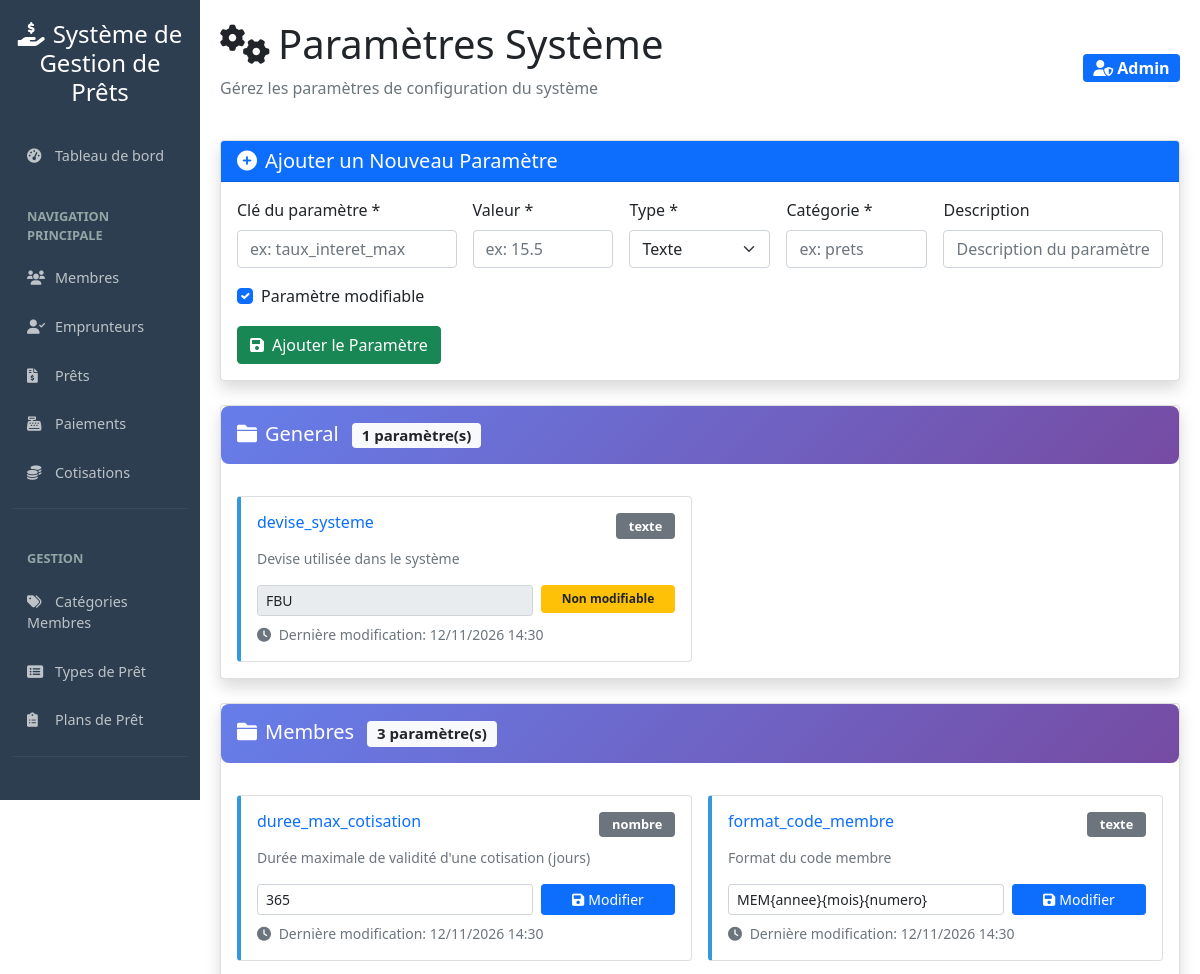
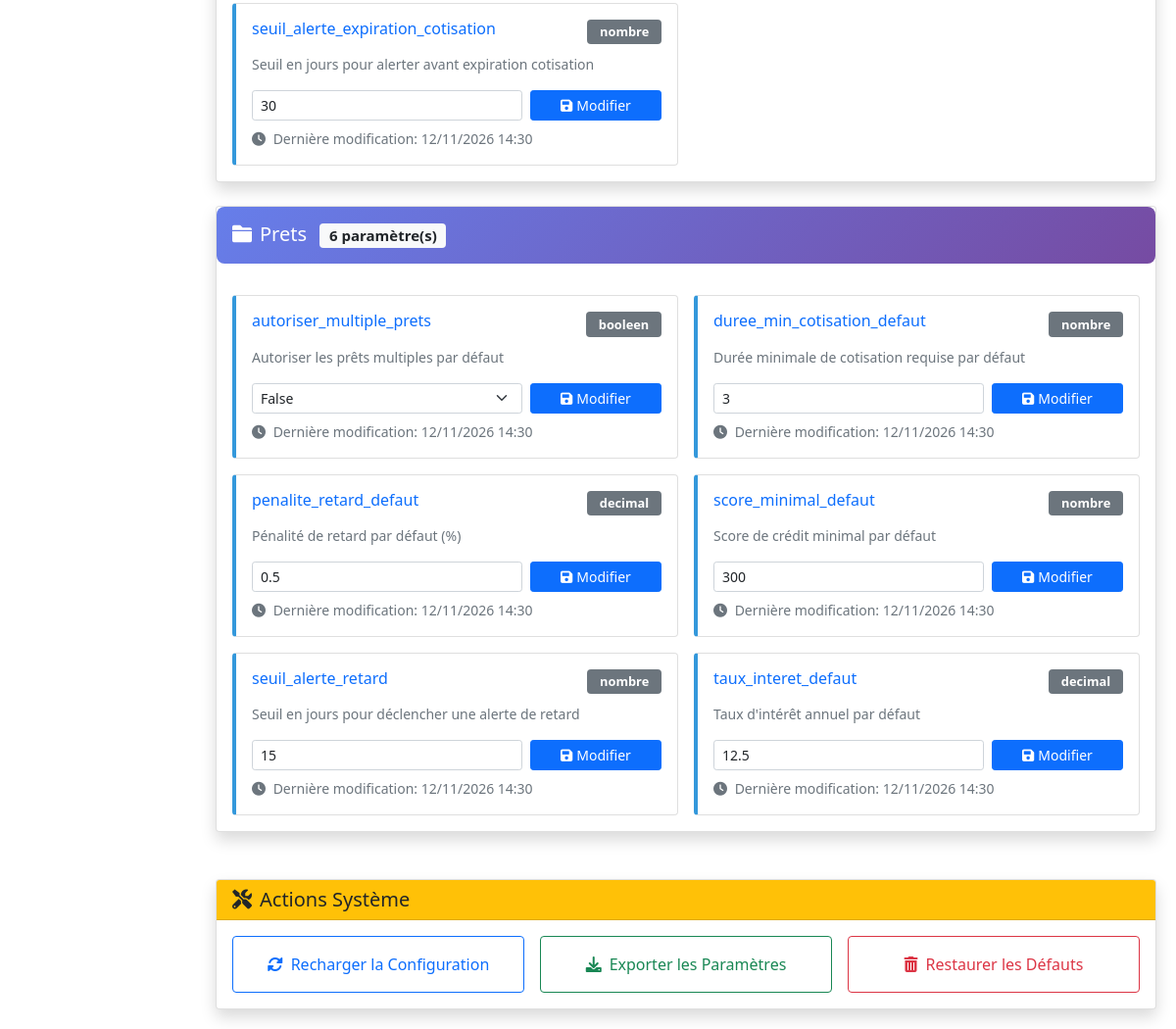
The app's page /parametres.php (signed in) with its own data (2 pictures, top to bottom).
### tables this page shows
CREATE TABLE parametres_systeme (
    id INT PRIMARY KEY AUTO_INCREMENT,
    cle VARCHAR(100) UNIQUE NOT NULL,
    valeur TEXT NOT NULL,
    type_valeur ENUM('texte', 'nombre', 'decimal', 'booleen', 'json') DEFAULT 'texte',
    description TEXT,
    modifiable BOOLEAN DEFAULT TRUE,
    categorie VARCHAR(50) DEFAULT 'general',
    date_mise_a_jour DATETIME DEFAULT CURRENT_TIMESTAMP ON UPDATE CURRENT_TIMESTAMP,
    INDEX idx_cle_param (cle),
    INDEX idx_categorie_param (categorie)
) COMMENT = 'Paramètres de configuration du système';

### config_database.php (called while the page is built, shortened)
<?php
$roles = [
    'admin' => 4,
    'gestionnaire' => 3,
    'caissier' => 2,
    'analyste' => 1
];
function est_connecte() {
    return true;
}
function a_la_permission($role_requis) {
    global $roles;
    $role_actuel = $_SESSION['user_role'];
    return isset($roles[$role_actuel]) && $roles[$role_actuel] >= $roles[$role_requis];
}
function securiser($data) {
    return htmlspecialchars(trim($data ?? ''), ENT_QUOTES, 'UTF-8');
}
?>

### parametres.php (the view, shortened to what this page needs)
<?php
require_once 'config_database.php';
try {
    $stmt = $pdo->query("
        SELECT * FROM parametres_systeme
        ORDER BY categorie, cle
    ");
    $parametres = $stmt->fetchAll();
    $parametres_par_categorie = [];
    foreach ($parametres as $param) {
        $parametres_par_categorie[$param['categorie']][] = $param;
    }
} catch (PDOException $e) {
    $message_erreur = "Erreur lors du chargement des paramètres: " . $e->getMessage();
}
?>
<!DOCTYPE html>
<html lang="fr">
<head>
    <link href="https://cdn.jsdelivr.net/npm/bootstrap@5.1.3/dist/css/bootstrap.min.css" rel="stylesheet">
    <link href="https://cdnjs.cloudflare.com/ajax/libs/font-awesome/6.0.0/css/all.min.css" rel="stylesheet">
</head>
<body>
    <div class="container-fluid">
        <div class="row">
            <nav class="col-md-3 col-lg-2 d-md-block sidebar collapse">
                <div class="position-sticky">
                    <div class="text-center mb-4">
                        <h4><i class="fas fa-hand-holding-usd me-2"></i><?php echo APP_NAME; ?></h4>
                    </div>
                    <ul class="nav flex-column">
                        <li class="nav-item">
                            <a class="nav-link" href="dashboard.php">
                                <i class="fas fa-tachometer-alt"></i>Tableau de bord
                            </a>
                        </li>
                        <div class="menu-section">
                            <div class="menu-section-title">Navigation Principale</div>
                            <li class="nav-item">
                                <a class="nav-link" href="membres.php">
                                    <i class="fas fa-users"></i>Membres
                                </a>
                            </li>
                            <li class="nav-item">
                                <a class="nav-link" href="emprunteurs.php">
                                    <i class="fas fa-user-check"></i>Emprunteurs
                                </a>
                            </li>
                            <li class="nav-item">
                                <a class="nav-link" href="prets.php">
                                    <i class="fas fa-file-invoice-dollar"></i>Prêts
                                </a>
                            </li>
                            <li class="nav-item">
                                <a class="nav-link" href="paiements.php">
                                    <i class="fas fa-cash-register"></i>Paiements
                                </a>
                            </li>
                            <li class="nav-item">
                                <a class="nav-link" href="cotisations.php">
                                    <i class="fas fa-coins"></i>Cotisations
                                </a>
                            </li>
                        </div>
                        <?php if (a_la_permission('gestionnaire') || a_la_permission('admin')): ?>
                        <div class="menu-section">
                            <div class="menu-section-title">Gestion</div>
                            <li class="nav-item">
                                <a class="nav-link" href="categories_membres.php">
                                    <i class="fas fa-tags"></i>Catégories Membres
                                </a>
                            </li>
                            <li class="nav-item">
                                <a class="nav-link" href="types_pret.php">
                                    <i class="fas fa-list-alt"></i>Types de Prêt
                                </a>
                            </li>
                            <li class="nav-item">
                                <a class="nav-link" href="plans_pret.php">
                                    <i class="fas fa-clipboard-list"></i>Plans de Prêt
                                </a>
                            </li>
                        </div>
                        <?php endif; ?>
                        <?php if (a_la_permission('analyste') || a_la_permission('admin')): ?>
                        <div class="menu-section">
                            <div class="menu-section-title">Rapports</div>
                        </div>
                        <?php endif; ?>
                    </ul>
                </div>
            </nav>
            <main class="col-md-9 ms-sm-auto col-lg-10 main-content">
                <div class="d-flex justify-content-between align-items-center mb-4">
                    <div>
                        <h1><i class="fas fa-cogs me-2"></i>Paramètres Système</h1>
                        <p class="text-muted">Gérez les paramètres de configuration du système</p>
                    </div>
                    <span class="badge bg-primary fs-6">
                        <i class="fas fa-user-shield me-1"></i><?php echo ucfirst($_SESSION['user_role']); ?>
                    </span>
                </div>
                <div class="row">
                    <div class="col-12">
                        <div class="card shadow mb-4">
                            <div class="card-header bg-primary text-white">
                                <h5 class="mb-0">
                                    <i class="fas fa-plus-circle me-2"></i>Ajouter un Nouveau Paramètre
                                </h5>
                            </div>
                            <div class="card-body">
                                <form method="POST" class="row g-3">
                                    <div class="col-md-3">
                                        <label class="form-label">Clé du paramètre *</label>
                                        <input type="text" class="form-control" name="cle" required
                                               placeholder="ex: taux_interet_max">
                                    </div>
                                    <div class="col-md-2">
                                        <label class="form-label">Valeur *</label>
                                        <input type="text" class="form-control" name="valeur" required
                                               placeholder="ex: 15.5">
                                    </div>
                                    <div class="col-md-2">
                                        <label class="form-label">Type *</label>
                                        <select class="form-select" name="type_valeur" required>
                                            <option value="texte">Texte</option>
                                        </select>
                                    </div>
                                    <div class="col-md-2">
                                        <label class="form-label">Catégorie *</label>
                                        <input type="text" class="form-control" name="categorie" required
                                               placeholder="ex: prets">
                                    </div>
                                    <div class="col-md-3">
                                        <label class="form-label">Description</label>
                                        <input type="text" class="form-control" name="description"
                                               placeholder="Description du paramètre">
                                    </div>
                                    <div class="col-12">
                                        <div class="form-check">
                                            <input class="form-check-input" type="checkbox" name="modifiable" value="1" checked>
                                            <label class="form-check-label">Paramètre modifiable</label>
                                        </div>
                                    </div>
                                    <div class="col-12">
                                        <button type="submit" name="ajouter_parametre" class="btn btn-success">
                                            <i class="fas fa-save me-2"></i>Ajouter le Paramètre
                                        </button>
                                    </div>
                                </form>
                            </div>
                        </div>
                        <?php if (!empty($parametres_par_categorie)): ?>
                            <?php foreach ($parametres_par_categorie as $categorie => $params): ?>
                                <div class="card shadow mb-4">
                                    <div class="categorie-header">
                                        <h5 class="mb-0">
                                            <i class="fas fa-folder me-2"></i><?php echo ucfirst($categorie); ?>
                                            <span class="badge bg-light text-dark ms-2"><?php echo count($params); ?> paramètre(s)</span>
                                        </h5>
                                    </div>
                                    <div class="card-body">
                                        <div class="row g-3">
                                            <?php foreach ($params as $param): ?>
                                                <div class="col-lg-6">
                                                    <div class="card param-card h-100">
                                                        <div class="card-body">
                                                            <div class="d-flex justify-content-between align-items-start mb-2">
                                                                <h6 class="card-title text-primary"><?php echo securiser($param['cle']); ?></h6>
                                                                <span class="badge bg-secondary badge-categorie">
                                                                    <?php echo $param['type_valeur']; ?>
                                                                </span>
                                                            </div>
                                                            <?php if ($param['description']): ?>
                                                                <p class="card-text small text-muted mb-3">
                                                                    <?php echo securiser($param['description']); ?>
                                                                </p>
                                                            <?php endif; ?>
                                                            <form method="POST" class="row g-2">
                                                                <div class="col-8">
                                                                    <?php if ($param['type_valeur'] === 'booleen'): ?>
                                                                        <select class="form-select form-select-sm" name="valeur" <?php echo $param['modifiable'] ? '' : 'disabled'; ?>>
                                                                            <option value="false" <?php echo $param['valeur'] === 'false' ? 'selected' : ''; ?>>False</option>
                                                                        </select>
                                                                    <?php else: ?>
                                                                        <input type="text" class="form-control form-control-sm" name="valeur"
                                                                               value="<?php echo securiser($param['valeur']); ?>"
                                                                               <?php echo $param['modifiable'] ? '' : 'readonly'; ?>>
                                                                    <?php endif; ?>
                                                                </div>
                                                                <div class="col-4">
                                                                    <?php if ($param['modifiable']): ?>
                                                                        <button type="submit" name="modifier_parametre" class="btn btn-primary btn-sm w-100">
                                                                            <i class="fas fa-save me-1"></i>Modifier
                                                                        </button>
                                                                    <?php else: ?>
                                                                        <span class="badge bg-warning text-dark w-100 py-2">Non modifiable</span>
                                                                    <?php endif; ?>
                                                                </div>
                                                            </form>
                                                            <div class="mt-2 small text-muted">
                                                                <i class="fas fa-clock me-1"></i>
                                                                Dernière modification:
                                                                <?php echo $param['date_mise_a_jour'] ? date('d/m/Y H:i', strtotime($param['date_mise_a_jour'])) : 'Jamais'; ?>
                                                            </div>
                                                        </div>
                                                    </div>
                                                </div>
                                            <?php endforeach; ?>
                                        </div>
                                    </div>
                                </div>
                            <?php endforeach; ?>
                        <?php endif; ?>
                    </div>
                </div>
                <div class="row mt-4">
                    <div class="col-12">
                        <div class="card shadow">
                            <div class="card-header bg-warning text-dark">
                                <h5 class="mb-0">
                                    <i class="fas fa-tools me-2"></i>Actions Système
                                </h5>
                            </div>
                            <div class="card-body">
                                <div class="row g-3">
                                    <div class="col-md-4">
                                        <button class="btn btn-outline-primary w-100 py-3">
                                            <i class="fas fa-sync-alt me-2"></i>Recharger la Configuration
                                        </button>
                                    </div>
                                    <div class="col-md-4">
                                        <button class="btn btn-outline-success w-100 py-3">
                                            <i class="fas fa-download me-2"></i>Exporter les Paramètres
                                        </button>
                                    </div>
                                    <div class="col-md-4">
                                        <button class="btn btn-outline-danger w-100 py-3">
                                            <i class="fas fa-trash-alt me-2"></i>Restaurer les Défauts
                                        </button>
                                    </div>
                                </div>
                            </div>
                        </div>
                    </div>
                </div>
            </main>
        </div>
    </div>
</body>
</html>

### records on screen
parametres_systeme: cle "devise_systeme", type_valeur "texte", description "Devise utilisée dans le système", valeur "FBU", modifiable "Non modifiable", date_mise_a_jour "12/11/2026 14:30"
parametres_systeme: cle "duree_max_cotisation", type_valeur "nombre", description "Durée maximale de validité d'une cotisation (jours)", valeur "365", modifiable 1 (drawn), date_mise_a_jour "12/11/2026 14:30"
parametres_systeme: cle "format_code_membre", type_valeur "texte", description "Format du code membre", valeur "MEM{annee}{mois}{numero}", modifiable 1 (drawn), date_mise_a_jour "12/11/2026 14:30"
parametres_systeme: cle "seuil_alerte_expiration_cotisation", type_valeur "nombre", description "Seuil en jours pour alerter avant expiration cotisation", valeur "30", modifiable 1 (drawn), date_mise_a_jour "12/11/2026 14:30"
parametres_systeme: cle "autoriser_multiple_prets", type_valeur "booleen", description "Autoriser les prêts multiples par défaut", valeur "False", shows "Modifier", date_mise_a_jour "12/11/2026 14:30"
parametres_systeme: cle "duree_min_cotisation_defaut", type_valeur "nombre", description "Durée minimale de cotisation requise par défaut", valeur "3", modifiable 1 (drawn), date_mise_a_jour "12/11/2026 14:30"
parametres_systeme: cle "penalite_retard_defaut", type_valeur "decimal", description "Pénalité de retard par défaut (%)", valeur "0.5", modifiable 1 (drawn), date_mise_a_jour "12/11/2026 14:30"
parametres_systeme: cle "score_minimal_defaut", type_valeur "nombre", description "Score de crédit minimal par défaut", valeur "300", modifiable 1 (drawn), date_mise_a_jour "12/11/2026 14:30"
parametres_systeme: cle "seuil_alerte_retard", type_valeur "nombre", description "Seuil en jours pour déclencher une alerte de retard", valeur "15", modifiable 1 (drawn), date_mise_a_jour "12/11/2026 14:30"
parametres_systeme: cle "taux_interet_defaut", type_valeur "decimal", description "Taux d'intérêt annuel par défaut", valeur "12.5", modifiable 1 (drawn), date_mise_a_jour "12/11/2026 14:30"

### other values on screen
APP_NAME "Système de Gestion de Prêts"
$_SESSION['user_role'] "Admin"
$categorie "General"
count($params) "1"
$categorie "Membres"
count($params) "3"
$categorie "Prets"
count($params) "6"
